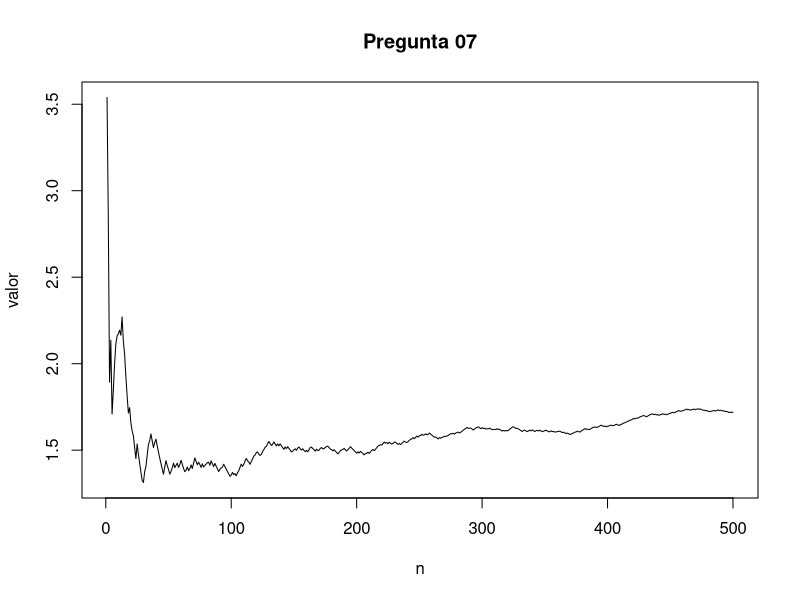

Write R code to recreate this figure.
rm(list = ls())

k<-500
n<-1:k

u=runif(k,0,1)

f <- function(x) exp(-x^2)

int_aprox <- cumsum( 2*f(1/u-1)/(u^2) )/n

#valor aproximado
print(int_aprox[length(u)])
plot(int_aprox,type = 'l',xlab = 'n',ylab = 'valor', main = 'Pregunta 07')

#valor calculado
print(integrate(f,-Inf,Inf))
    

